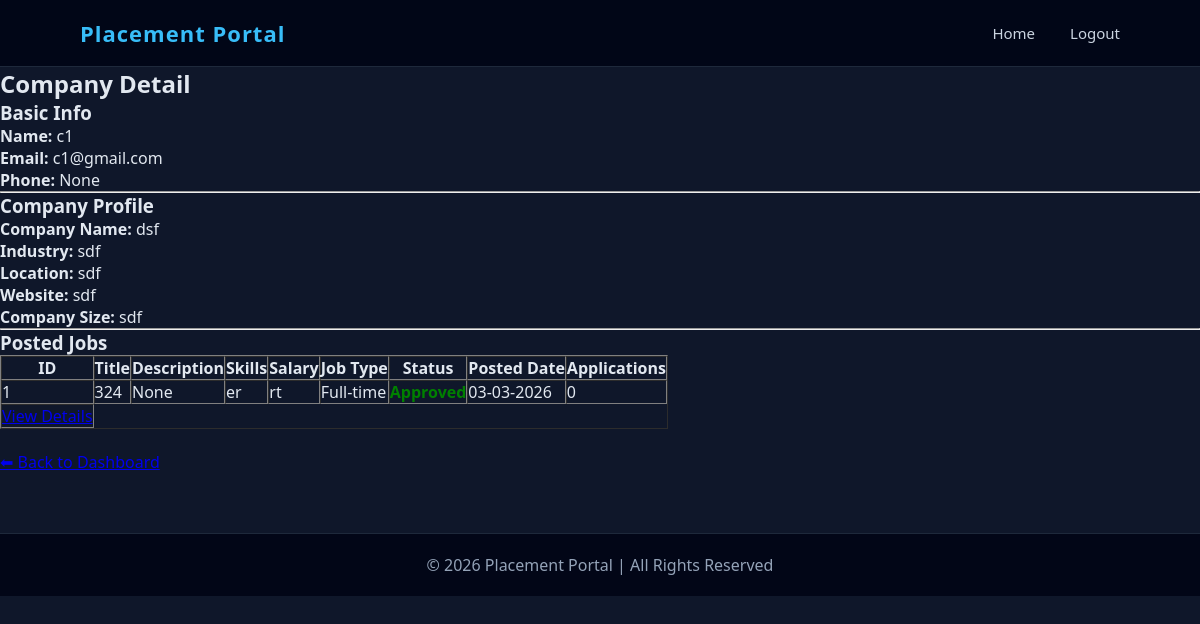
Page /admin/company/3 (signed in) on the earlier database version.
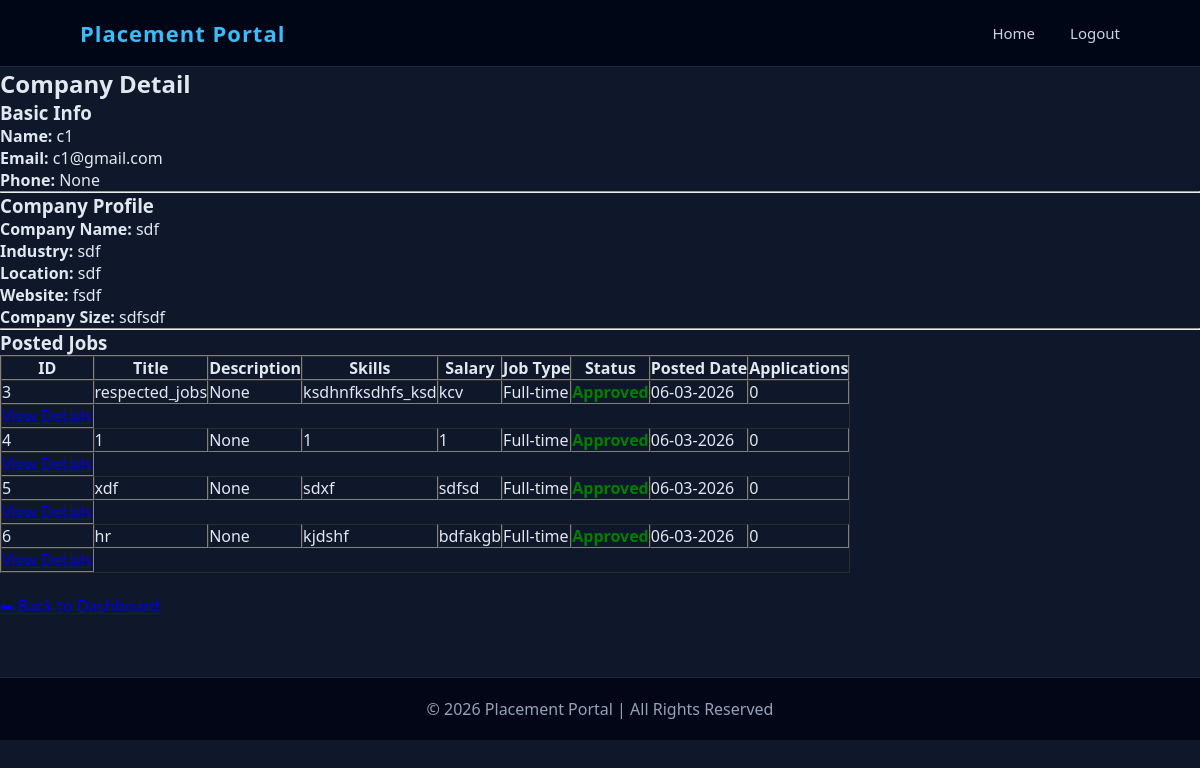
Same page on the later database version.
### app.py (models this page shows)
class CompanyProfile(db.Model):
    __tablename__ = "company_profiles"
    id = db.Column(db.Integer, primary_key=True)
    user_id = db.Column(
        db.Integer,
        db.ForeignKey("users.id"),
        nullable=False
    )
    company_name = db.Column(db.String(150))
    industry = db.Column(db.String(100))
    website = db.Column(db.String(150))
    location = db.Column(db.String(100))
    company_size = db.Column(db.String(50))
    user = db.relationship("User", back_populates="company_profile")
    jobs = db.relationship(
        "Job",
        back_populates="company"
    )

class Job(db.Model):
    __tablename__ = "jobs"
    id = db.Column(db.Integer, primary_key=True)
    company_id = db.Column(
        db.Integer,
        db.ForeignKey("company_profiles.id")
    )
    title = db.Column(db.String(150))
    description = db.Column(db.Text)
    skills = db.Column(db.String(200))
    salary = db.Column(db.String(50))
    job_type = db.Column(db.String(50), default="Full-time")
    is_approved = db.Column(db.Boolean, default=False)
    posted_at = db.Column(db.DateTime, default=datetime.utcnow)
    company = db.relationship("CompanyProfile", back_populates="jobs")
    is_closed = db.Column(db.Boolean, default=False)
    applications = db.relationship(
        "Application",
        back_populates="job"
    )

### app.py (the view)
@app.route("/admin/company/<int:user_id>")
def admin_view_company(user_id):
    if "user_id" not in session or session.get("role") != "admin":
        return redirect("/login")
    user = User.query.get_or_404(user_id)
    company_profile = CompanyProfile.query.filter_by(user_id=user.id).first()
    jobs = []
    if company_profile:
        jobs = Job.query.filter_by(company_id=company_profile.id).all()
    return render_template(
        "admin_company_detail.html",
        user=user,
        company_profile=company_profile,
        jobs=jobs
    )

### templates/admin_company_detail.html
{% extends "base.html" %}
{% block content %}
<h2>Company Detail</h2>
<h3>Basic Info</h3>
<p><strong>Name:</strong> {{ user.name }}</p>
<p><strong>Email:</strong> {{ user.email }}</p>
<p><strong>Phone:</strong> {{ user.phone }}</p>
{% if company_profile %}
<hr>
<h3>Company Profile</h3>
<p><strong>Company Name:</strong> {{ company_profile.company_name }}</p>
<p><strong>Industry:</strong> {{ company_profile.industry }}</p>
<p><strong>Location:</strong> {{ company_profile.location }}</p>
<p><strong>Website:</strong> {{ company_profile.website }}</p>
<p><strong>Company Size:</strong> {{ company_profile.company_size }}</p>
<hr>
<h3>Posted Jobs</h3>
{% if jobs %}
<table border="1" cellpadding="10" cellspacing="0">
    <tr>
        <th>ID</th>
        <th>Title</th>
        <th>Description</th>
        <th>Skills</th>
        <th>Salary</th>
        <th>Job Type</th>
        <th>Status</th>
        <th>Posted Date</th>
        <th>Applications</th>
    </tr>
    {% for job in jobs %}
    <tr>
        <td>{{ job.id }}</td>
        <td>{{ job.title }}</td>
        <td>{{ job.description }}</td>
        <td>{{ job.skills }}</td>
        <td>{{ job.salary }}</td>
        <td>{{ job.job_type }}</td>
        <td>
            {% if job.is_closed %}
                <span style="color:red;"><strong>Closed</strong></span>
            {% elif job.is_approved %}
                <span style="color:green;"><strong>Approved</strong></span>
            {% else %}
                <span style="color:orange;"><strong>Pending</strong></span>
            {% endif %}
        </td>
        <td>
            {% if job.posted_at %}
                {{ job.posted_at.strftime("%d-%m-%Y") }}
            {% else %}
                N/A
            {% endif %}
        </td>
        <td>{{ job.applications|length }}</td>
    </tr>
    <td>
    <a href="/admin/job/{{ job.id }}/applications">
        View Details
    </a>
</td>
    {% endfor %}
</table>
{% else %}
<p><em>No jobs posted by this company.</em></p>
{% endif %}
{% else %}
<p><em>No company profile found.</em></p>
{% endif %}
<br>
<a href="/admindashboard">⬅ Back to Dashboard</a>
{% endblock %}

Differences in the rows shown:
no longer on this page (row edited): Job: id "1", title "324", description "None", skills "er", salary "rt", job_type "Full-time", is_closed "Approved", posted_at "03-03-2026", applications|length "0"
changed CompanyProfile "sdf": company_name "dsf" → "sdf"; website "sdf" → "fsdf"; company_size "sdf" → "sdfsdf"
added Job: id "3", title "respected_jobs", description "None", skills "ksdhnfksdhfs_ksd", salary "kcv", job_type "Full-time", is_closed "Approved", posted_at "06-03-2026", applications|length "0"
added Job: id "4", title "1", description "None", skills "1", salary "1", job_type "Full-time", is_closed "Approved", posted_at "06-03-2026", applications|length "0"
added Job: id "5", title "xdf", description "None", skills "sdxf", salary "sdfsd", job_type "Full-time", is_closed "Approved", posted_at "06-03-2026", applications|length "0"
added Job: id "6", title "hr", description "None", skills "kjdshf", salary "bdfakgb", job_type "Full-time", is_closed "Approved", posted_at "06-03-2026", applications|length "0"
